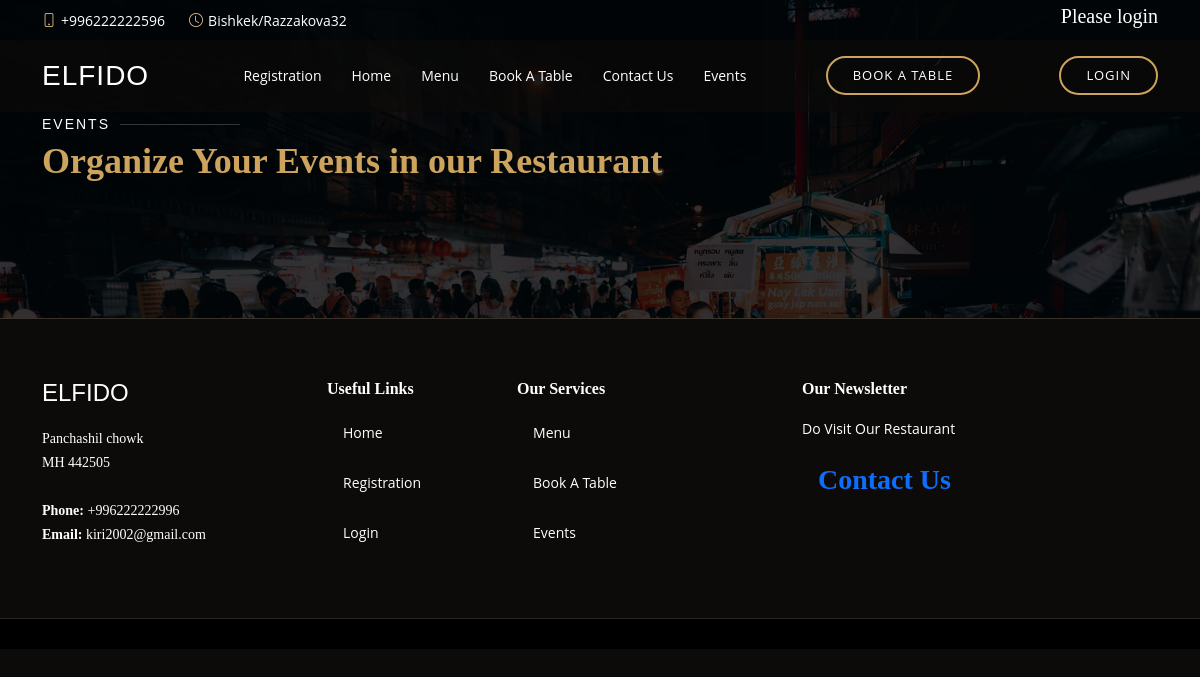
The app's page /event, older data.
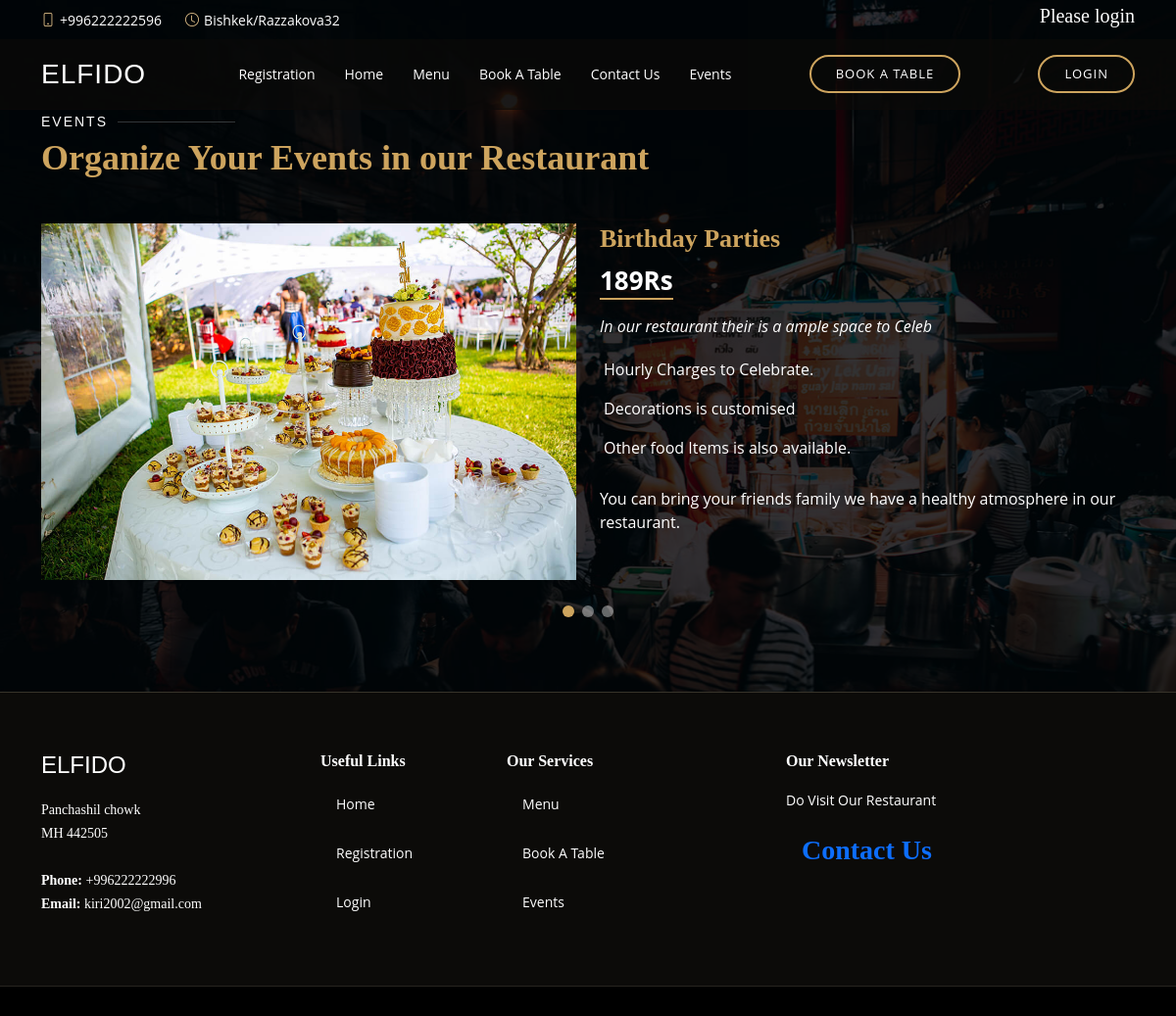
The same page, newer data.
### food/models.py (models this page shows, shortened)
class Event(models.Model):
    name = models.CharField(max_length=244)
    image = models.ImageField(upload_to='events')
    index = models.CharField(max_length=10)
    title = models.CharField(max_length=50)
    text1 = models.CharField(max_length=50)
    text2 = models.CharField(max_length=50)
    text3 = models.CharField(max_length=50)
    desc = models.TextField()

### food/views.py (the view)
# urls.py: path('event', event, name='Event'),
def event(request):
    events = Event.objects.all()
    context = {
        'events': events
    }
    return render(request, 'event.html', context)

### templates/event.html
{% extends "base.html" %}
{% load static %}
{%block content%}
<section id="events" class="events"  style="padding-top: 10%;">
  <div class="container" data-aos="fade-up">
    <div class="section-title">
      <h2>Events</h2>
      <p>Organize Your Events in our Restaurant</p>
    </div>
    <div class="events-slider swiper-container" data-aos="fade-up" data-aos-delay="100">
      <div class="swiper-wrapper">
        {% for event in events %}
        <div class="swiper-slide">
          <div class="row event-item">
            <div class="col-lg-6">
              <img src="{{ event.image.url }}" class="img-fluid" alt="">
            </div>
            <div class="col-lg-6 pt-4 pt-lg-0 content">
              <h3>{{ event.name }}</h3>
              <div class="price">
                <p><span>{{ event.index }}</span></p>
              </div>
              <p class="fst-italic">
                {{ event.title }}
              </p>
              <ul>
                <li><i class="bi bi-check-circled"></i> {{ event.text1 }} </li>
                <li><i class="bi bi-check-circled"></i> {{ event.text2 }}</li>
                <li><i class="bi bi-check-circled"></i> {{ event.text3 }}</li>
              </ul>
              <p>
                {{ event.desc }}
              </p>
            </div>
          </div>
        </div>
        {% endfor %}
      </div>
      <div class="swiper-pagination"></div>
    </div>
  </div>
</section>
  {% endblock %}

### templates/base.html (shortened to what this page needs)
{% load static %}
<!DOCTYPE html>
<html lang="en">
  <head>
    <link href="{% static 'vendor/animate.css/animate.min.css' %}" rel="stylesheet">
    <link href="{% static 'vendor/aos/aos.css" rel="stylesheet' %}">
    <link href="{% static 'vendor/bootstrap/css/bootstrap.min.css' %}" rel="stylesheet">
    <link href="{% static 'vendor/bootstrap-icons/bootstrap-icons.css' %}" rel="stylesheet">
    <link href="{% static 'vendor/boxicons/css/boxicons.min.css' %}" rel="stylesheet">
    <link href="{% static 'vendor/glightbox/css/glightbox.min.css' %}" rel="stylesheet">
    <link href="{% static 'vendor/swiper/swiper-bundle.min.css' %}" rel="stylesheet">
    <link href="{% static 'css/steel.css' %}" rel="stylesheet">
  </head>
<body>
  <div id="topbar" class="d-flex align-items-center fixed-top">
    <div class="container d-flex justify-content-center justify-content-md-between">
      <div class="contact-info d-flex align-items-center">
        <i class="bi bi-phone d-flex align-items-center"><span>+996222222596</span></i>
        <i class="bi bi-clock d-flex align-items-center ms-4"><span> Bishkek/Razzakova32</span></i>
      </div>
      <div>
        {% if user.is_authenticated %}
        <h3>hello, {{user.username}} </h3>
        {% else %}
          <h5>Please login </h5>
        {% endif %}
        </div>
    </div>
  </div>
  <header id="header" class="fixed-top d-flex align-items-cente">
    <div class="container-fluid container-xl d-flex align-items-center justify-content-lg-between">
      <h1 class="logo me-auto me-lg-0"><a href="{% url 'home' %}">Elfido</a></h1>
      <nav id="navbar" class="navbar order-last order-lg-0">
        <ul>
          <li><a class="nav-link scrollto" href="{% url 'register' %}">Registration</a></li>
          <li><a class="nav-link scrollto" href="{% url 'home' %}">Home</a></li>
          <li><a class="nav-link scrollto" href="{% url 'menu' %}">Menu</a></li>
          <li><a class="nav-link scrollto" href="{% url 'booktable' %}">Book A Table</a></li>
          <li><a class="nav-link scrollto" href="{% url 'contact' %}">Contact Us</a></li>
          <li><a class="nav-link scrollto" href="{% url 'Event' %}">Events</a></li>
        </ul>
      </nav>
        <a href="{% url 'booktable' %}" class="book-a-table-btn scrollto d-none d-lg-flex">Book a Table</a>
          {% if user.is_authenticated %}
        <a href="{% url 'logout' %}" class="book-a-table-btn scrollto d-none d-lg-flex">LOGOUT</a>
        {% else %}
          <a href="{% url 'login' %}" class="book-a-table-btn scrollto d-none d-lg-flex">login</a>
        {% endif %}
      </div>
  </header>
  <main id="main">
  {% block content %}
  {% endblock %}
  <footer id="footer">
    <div class="footer-top">
      <div class="container">
        <div class="row">
          <div class="col-lg-3 col-md-6">
            <div class="footer-info">
              <h3>Elfido</h3>
              <p>
               Panchashil chowk <br>
                MH 442505<br><br>
                <strong>Phone:</strong> +996222222996<br>
                <strong>Email:</strong> kiri2002@gmail.com<br>
              </p>
            </div>
          </div>
          <div class="col-lg-2 col-md-6 footer-links">
            <h4>Useful Links</h4>
            <ul>
              <li><a class="nav-link scrollto" href="{% url 'home' %}">Home</a></li>
              <li><a class="nav-link scrollto" href="{% url 'register' %}">Registration</a></li>
              <li><a class="nav-link scrollto" href="{% url 'login' %}">Login</a></li>
          </div>
          <div class="col-lg-3 col-md-6 footer-links">
            <h4>Our Services</h4>
            <ul>
              <li><a class="nav-link scrollto" href="{% url 'menu' %}">Menu</a></li>
              <li><a class="nav-link scrollto" href="{% url 'booktable' %}">Book A Table</a></li>
              <li><a class="nav-link scrollto" href="{% url 'Event' %}">Events</a></li> </ul>
          </div>
          <div class="col-lg-4 col-md-6 footer-newsletter">
            <h4>Our Newsletter</h4>
            <p>Do Visit Our Restaurant</p>
            <a class="nav-link scrollto" href="{% url 'contact' %}"><h3><b>Contact Us</b></h3></a>
          </div>
        </div>
      </div>
    </div>
  </footer>

### static/css/steel.css (style rules this page uses)
body { font-family: "Open Sans", sans-serif; background: #0c0b09; color: #fff; }
a { color: #cda45e; text-decoration: none; }
h1, h2, h3, h4, h5, h6 { font-family: "Playfair Display", serif; }
#topbar { height: 40px; font-size: 14px; transition: all 0.5s; z-index: 996; }
#topbar .contact-info i { font-style: normal; color: #d9ba85; }
#topbar .contact-info i span { padding-left: 5px; color: #fff; }
#header { background: rgba(12, 11, 9, 0.6); border-bottom: 1px solid rgba(12, 11, 9, 0.6); transition: all 0.5s; z-index: 997; padding: 15px 0; top: 40px; }
#header .logo { font-size: 28px; margin: 0; padding: 0; line-height: 1; font-weight: 300; letter-spacing: 1px; text-transform: uppercase; font-family: "Poppins", sans-serif; }
#header .logo a { color: #fff; }
.book-a-table-btn { margin: 0 0 0 15px; border: 2px solid #cda45e; color: #fff; border-radius: 50px; padding: 8px 25px; text-transform: uppercase; font-size: 13px; font-weight: 500; letter-spacing: 1px; transition: 0.3s; }
.navbar { padding: 0; }
.navbar ul { margin: 0; padding: 0; display: flex; list-style: none; align-items: center; }
.navbar li { position: relative; }
.navbar a, .navbar a:focus { display: flex; align-items: center; justify-content: space-between; padding: 10px 0 10px 30px; color: #fff; white-space: nowrap; transition: 0.3s; font-size: 14px; }
section { padding: 60px 0; overflow: hidden; }
.section-title { padding-bottom: 40px; }
.section-title h2 { font-size: 14px; font-weight: 500; padding: 0; line-height: 1px; margin: 0 0 5px 0; letter-spacing: 2px; text-transform: uppercase; color: #aaaaaa; font-family: "Poppins", sans-serif; }
.section-title h2::after { content: ""; width: 120px; height: 1px; display: inline-block; background: rgba(255, 255, 255, 0.2); margin: 4px 10px; }
.section-title p { margin: 0; margin: 0; font-size: 36px; font-weight: 700; font-family: "Playfair Display", serif; color: #cda45e; }
.events { background: url(../img/events-bg.jpg) center center no-repeat; background-size: cover; position: relative; }
.events::before { content: ''; background-color: rgba(0, 0, 0, 0.8); position: absolute; top: 0; right: 0; left: 0; bottom: 0; }
.events .section-title h2 { color: #fff; }
.events .container { position: relative; }
@media (min-width: 1024px) { .events { background-attachment: fixed; } }
.events .event-item { color: #fff; }
.events .event-item h3 { font-weight: 600; font-size: 26px; color: #cda45e; }
.events .event-item .price { font-size: 26px; font-family: "Open Sans", sans-serif; font-weight: 700; margin-bottom: 15px; }
.events .event-item .price span { border-bottom: 2px solid #cda45e; }
.events .event-item ul { list-style: none; padding: 0; }
.events .event-item ul li { padding-bottom: 10px; }
.events .event-item ul i { font-size: 20px; padding-right: 4px; color: #cda45e; }
.events .event-item p:last-child { margin-bottom: 0; }
.events .swiper-pagination { margin-top: 30px; position: relative; }
#footer { background: black; padding: 0 0 30px 0; color: #fff; font-size: 14px; }
#footer .footer-top { background: #0c0b09; border-top: 1px solid #37332a; border-bottom: 1px solid #28251f; padding: 60px 0 30px 0; }
#footer .footer-top .footer-info { margin-bottom: 30px; }
#footer .footer-top .footer-info h3 { font-size: 24px; margin: 0 0 20px 0; padding: 2px 0 2px 0; line-height: 1; font-weight: 300; text-transform: uppercase; font-family: "Poppins", sans-serif; }
#footer .footer-top .footer-info p { font-size: 14px; line-height: 24px; margin-bottom: 0; font-family: "Playfair Display", serif; color: #fff; }
#footer .footer-top h4 { font-size: 16px; font-weight: 600; color: #fff; position: relative; padding-bottom: 12px; }
#footer .footer-top .footer-links { margin-bottom: 30px; }
#footer .footer-top .footer-links ul { list-style: none; padding: 0; margin: 0; }
#footer .footer-top .footer-links ul li { padding: 10px 0; display: flex; align-items: center; }
#footer .footer-top .footer-links ul li:first-child { padding-top: 0; }
#footer .footer-top .footer-links ul a { color: #fff; transition: 0.3s; display: inline-block; line-height: 1; }

Row changes from the older to the newer data that the page shows:
added Event: image (picture), name "Birthday Parties", index "189Rs", title "In our restaurant their is a ample space to Celeb", text1 "Hourly Charges to Celebrate.", text2 "Decorations is customised", text3 "Other food Items is also available.", desc "You can bring your friends family we have a healthy atmosphere in our restaurant."
